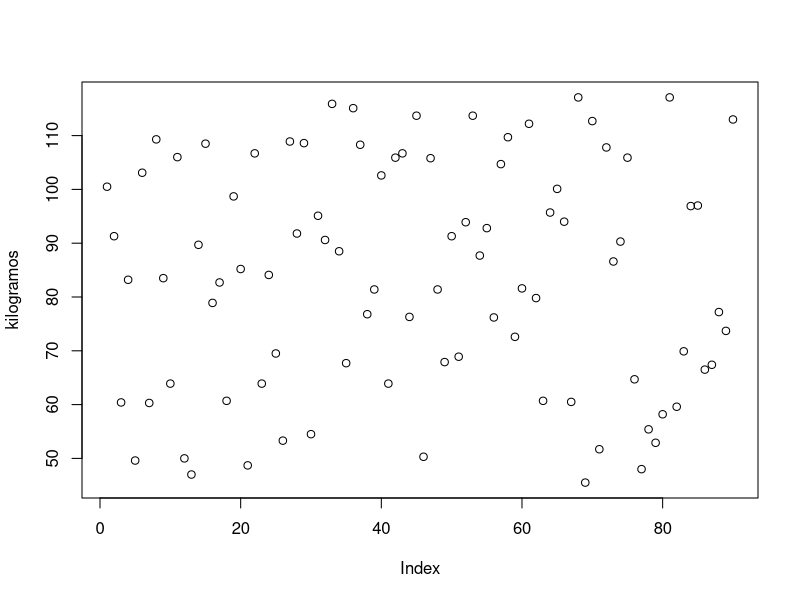
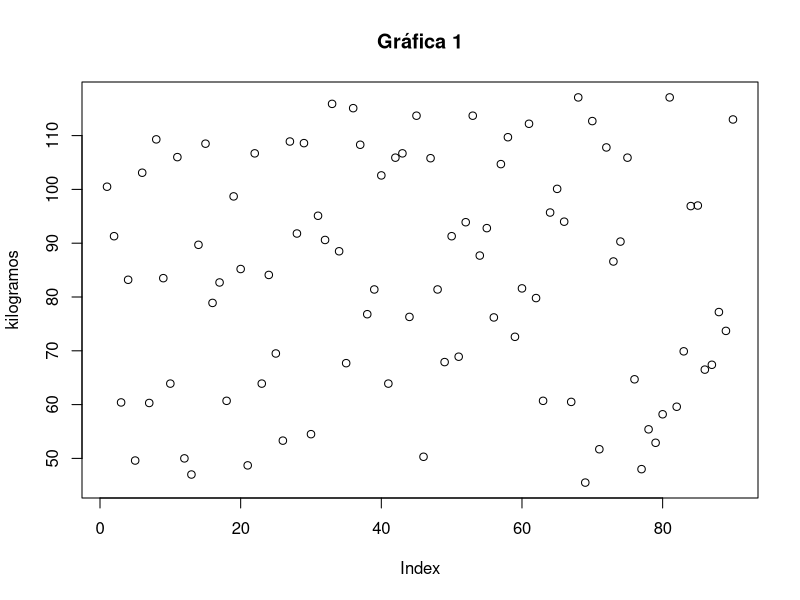
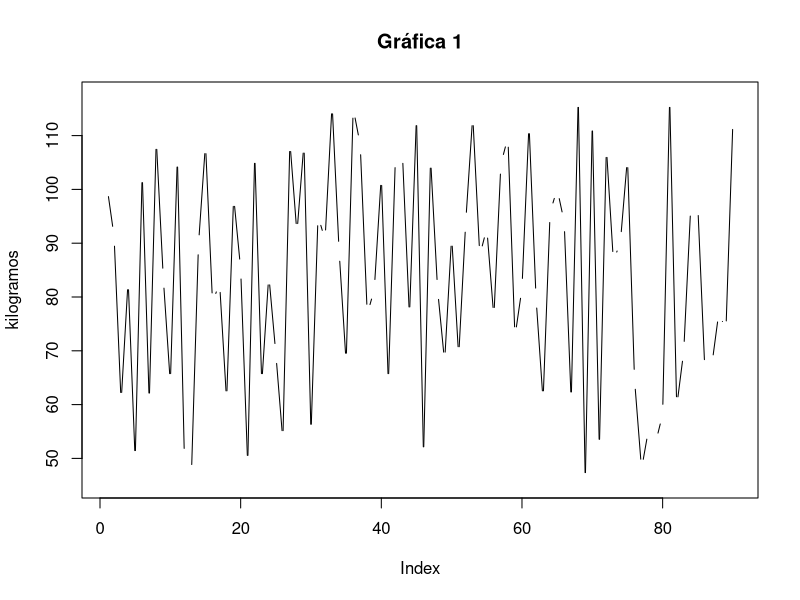
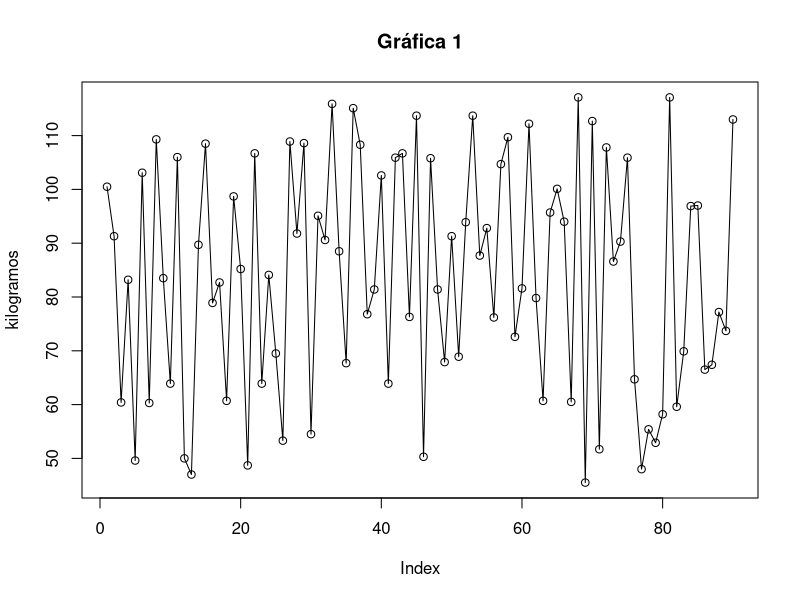
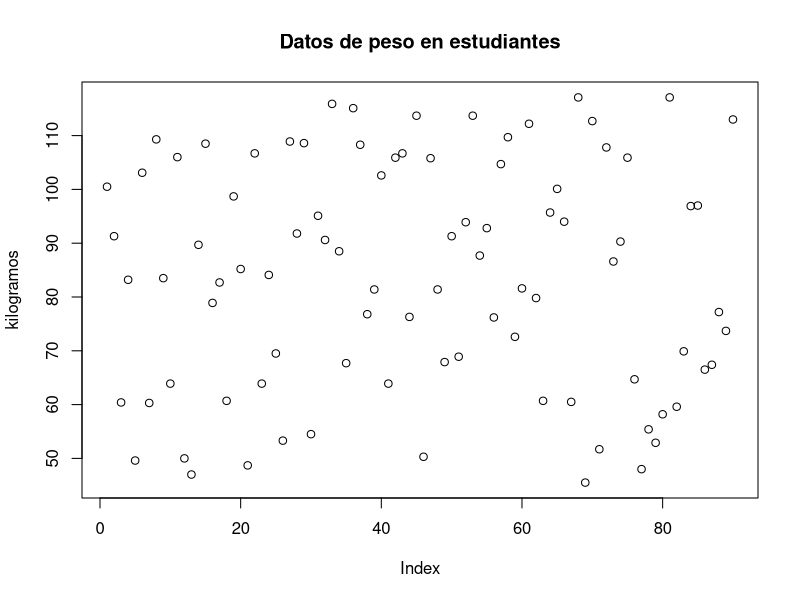
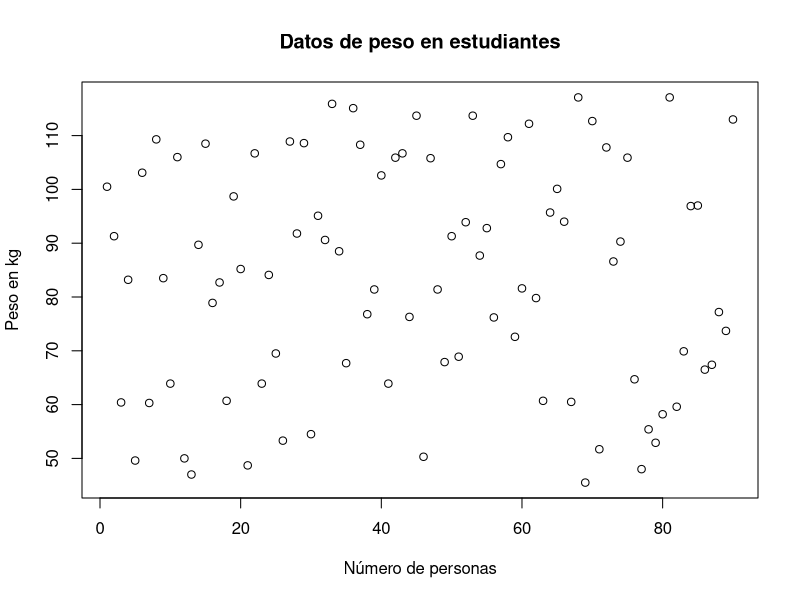
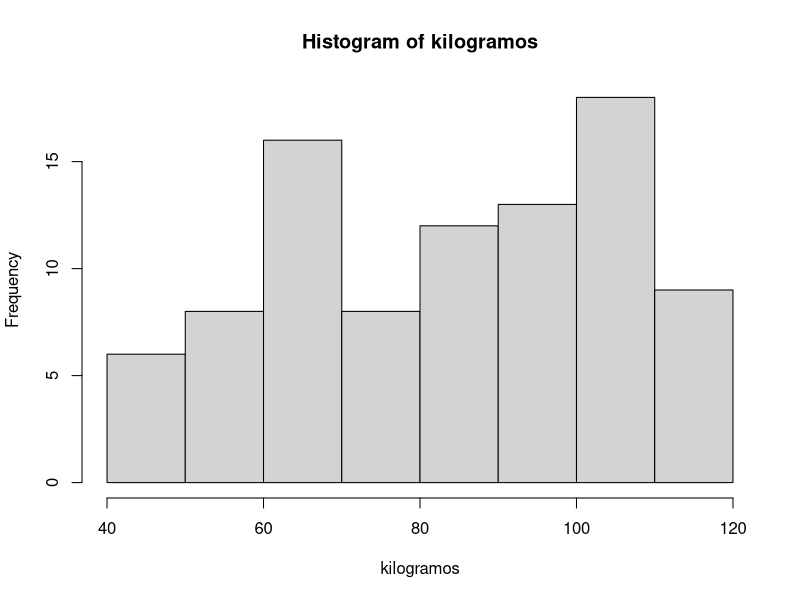
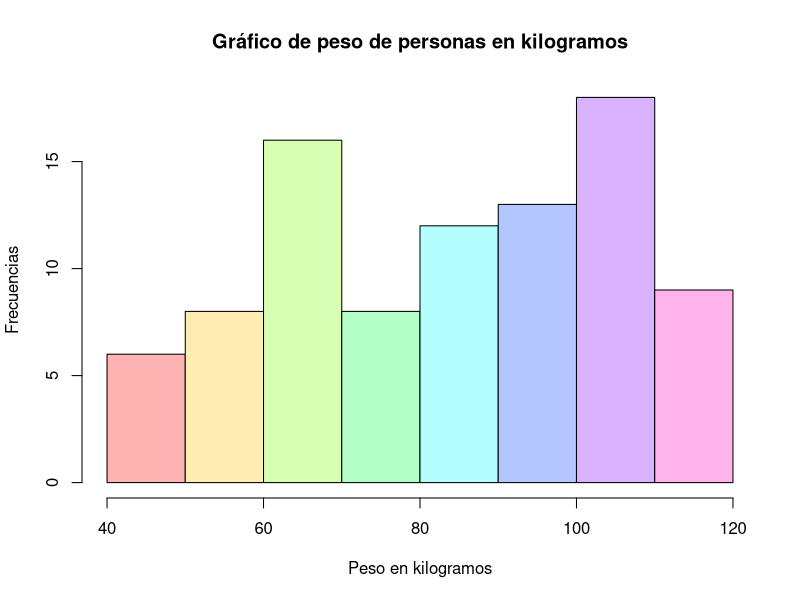

Recreate these plots in R, in order.
kilogramos <- c(100.5, 91.3, 60.4, 83.2, 49.6, 103.1, 60.3,
109.3, 83.5, 63.9, 106, 50, 47, 89.7, 108.5, 78.9, 82.7, 60.7, 98.7, 85.2,
48.7, 106.7, 63.9, 84.1, 69.5, 53.3, 108.9, 91.8, 108.6, 54.5, 95.1, 90.6,
115.9, 88.5, 67.7, 115.1, 108.3, 76.8, 81.4, 102.6, 63.9, 105.9, 106.7,
76.3, 113.7, 50.3, 105.8, 81.4, 67.9, 91.3, 68.9, 93.9, 113.7, 87.7, 92.8,
76.2, 104.7, 109.7, 72.6, 81.6, 112.2, 79.8, 60.7, 95.7, 100.1, 94, 60.5,
117.1, 45.5, 112.7, 51.7, 107.8, 86.6, 90.3, 105.9, 64.7, 48, 55.4, 52.9,
58.2, 117.1, 59.6, 69.9, 96.9, 97, 66.5, 67.4, 77.2, 73.7, 113) #Con c le decimos que es una lista#
summary(kilogramos)
kg_ord <- sort(kilogramos); (kg_ord) #Ordena los datos de mayor a menor#
length(kilogramos) #Nos dice cuantos datos hay en total#
x_media <- mean(kilogramos); (x_media) #Nos arroja la media#
x_varianza <- var(kilogramos); (x_varianza) #Nos arroja la varianza#
x_DesvStd <- sd(kilogramos); (x_DesvStd) #Nos arroja la desviación estándar#
x_cuartiles <- quantile(kilogramos); (x_cuartiles) #Nos proporicona los cuartiles#
Q1 <- x_cuartiles[2]; (Q1)
Q2 <- x_cuartiles[3]; (Q2)
Q3 <- x_cuartiles[4]; (Q3)

cte <- 9
indices <- 1:10; (indices) #Nos hace una lista del 1 al 10#
t <- cte*indices; (t)
mis_deciles <- kg_ord[t]; (mis_deciles) #[t] nos introduce el número correspondiente que se le asigno mediante la operación"

d3 <- kg_ord[27]; (d3)
d5 <- kg_ord[45]; (d5)
d7 <- kg_ord[63]; (d7)
d8 <- kg_ord[72]; (d8)
d9 <- kg_ord[81]; (d9)

plot(kilogramos) #Nos muestra la gráfica de dispersión#
plot(kilogramos,main="Gráfica 1")
plot(kilogramos,
     main="Gráfica 1",
     type="circle") #Con type, cambia la forma de los puntos"
plot(kilogramos,
     main="Gráfica 1",
     type="o")
plot(kilogramos,main="Datos de peso en estudiantes")
     plot(kilogramos,main="Datos de peso en estudiantes",
     xlab="Número de personas",
     ylab="Peso en kg")
     
hist(kilogramos) #Nos proporciona el histograma de los datos#
hist(kilogramos,
     xlab="Peso en kilogramos",
     ylab="Frecuencias",
     main="Gráfico de peso de personas en kilogramos",
     col=rainbow(8,0.300)) #Número de colores y su intensidad#
h <- hist(kilogramos,
          xlab="Peso en kilogramos",
          ylab="Frecuencias",
          main="Gráfico de peso de personas en kilogramos",
          col=rainbow(8,0.300));(h)
densidad <- h$density;sum(densidad)













